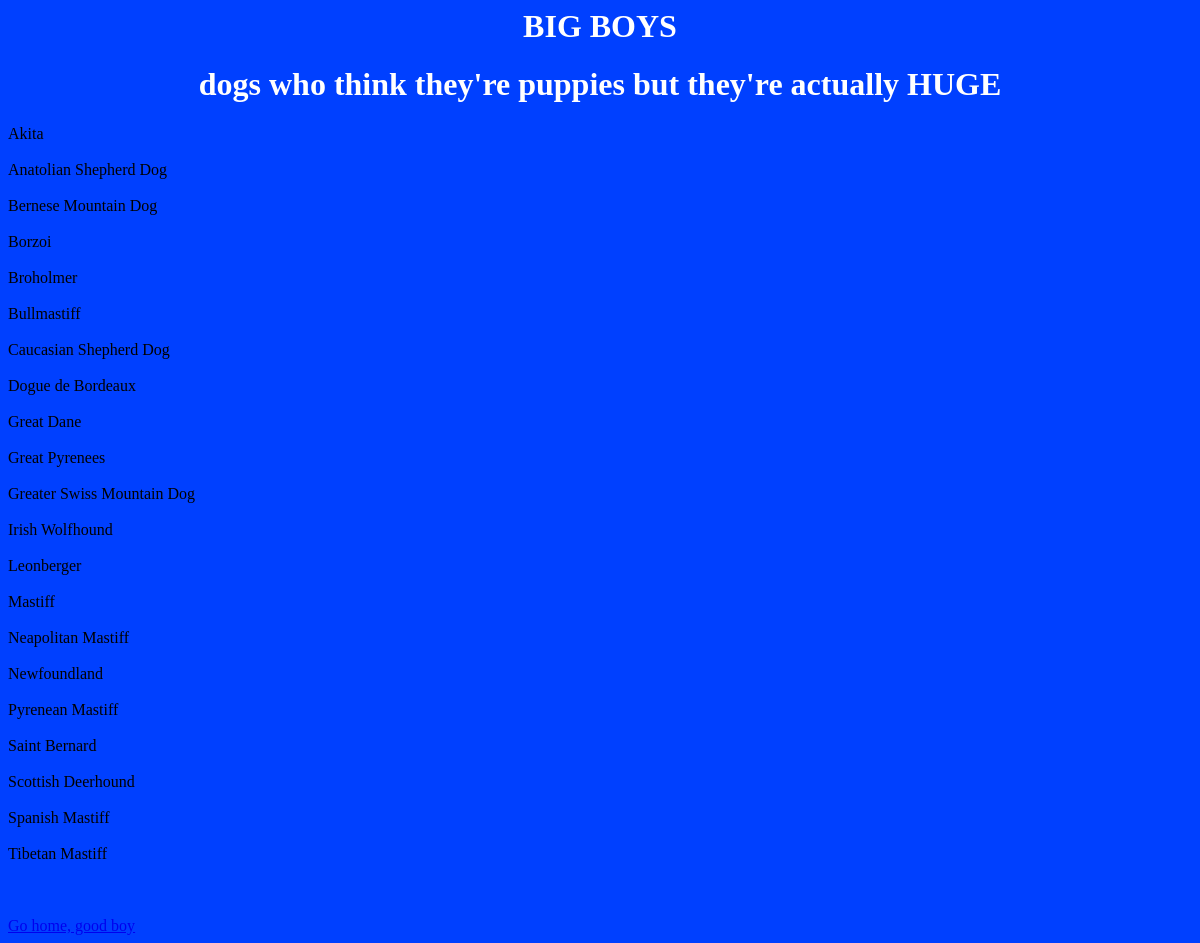
Before: /bigboys with the older database file.
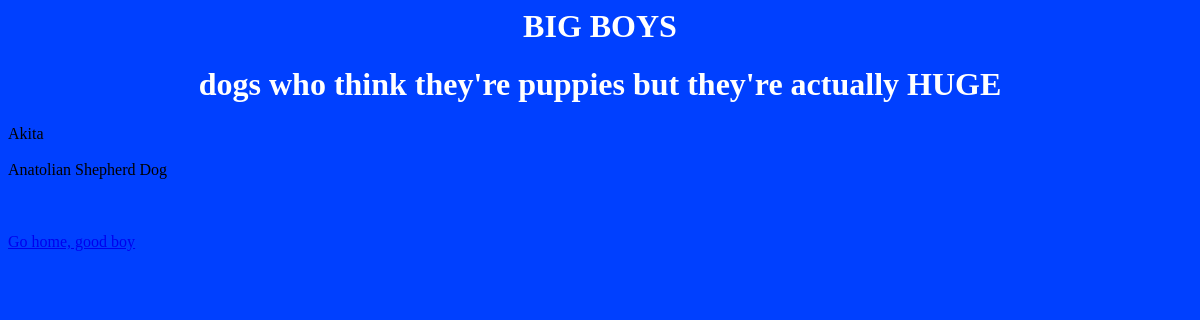
After: the same page with the newer database file.
### tables this page shows
CREATE TABLE 'Breeds' (
        'BreedName' TEXT,
        'Group_Id' INTEGER,
        'ActivityLevel_Id' INTEGER,
        'BarkingLevel_Id' TEXT,
        'CoatType_Id' TEXT,
        'Shedding_Id' TEXT,
        'Size_Id' INTEGER,
        'Trainability_Id' TEXT,
        FOREIGN KEY('Size_Id') REFERENCES 'Size'('Id'),
        FOREIGN KEY('Group_Id') REFERENCES 'Group'('Id'),
        FOREIGN KEY('ActivityLevel_Id') REFERENCES 'Activity_Level'('Id'),
        FOREIGN KEY('BarkingLevel_Id') REFERENCES 'Barking_Level'('Id'),
        FOREIGN KEY('CoatType_Id') REFERENCES 'Coat_Type'('Id'),
        FOREIGN KEY('Shedding_Id') REFERENCES 'Shedding'('Id'),
        FOREIGN KEY('Trainability_Id') REFERENCES 'Trainability'('Id')
        );

### fetch_dogs.py (the view)
@app.route('/bigboys')
def bigboys():
    rows = fetch_data()
    fetch_template = {
    'res_list':rows
    }
    return render_template('bigboys.html', **fetch_template)

### fetch_dogs.py (called while the page is built)
def fetch_data():
    conn = sqlite3.connect(DBNAME)
    cur = conn.cursor()
    results = cur.execute('SELECT * FROM Breeds WHERE Size_Id=5 ORDER BY BreedName')
    res_list = results.fetchall()
    return res_list
    conn.close()

### templates/bigboys.html (shortened to what this page needs)
<link rel="stylesheet" href="/static/dogs.css">
<h1>BIG BOYS</h1>
<h1>dogs who think they're puppies but they're actually HUGE</h1>
         <html>
            <body>
            </body>
         </html>
{% for dog in res_list %}
<tr>
  <td>{{dog[0]}}</td>
  <br/><br/>
</tr>
{% endfor %}
<br/><br/><a href='/'>Go home, good boy</a>

### static/dogs.css (style rules this page uses)
body { background-color: rgb(0, 64, 255); font-family: “Georgia”; }
h1 { text-align: center; color:white; }

Changed rows visible on the page:
removed Breeds: BreedName "Bernese Mountain Dog"
removed Breeds: BreedName "Borzoi"
removed Breeds: BreedName "Broholmer"
removed Breeds: BreedName "Bullmastiff"
removed Breeds: BreedName "Caucasian Shepherd Dog"
removed Breeds: BreedName "Dogue de Bordeaux"
removed Breeds: BreedName "Great Dane"
removed Breeds: BreedName "Great Pyrenees"
removed Breeds: BreedName "Greater Swiss Mountain Dog"
removed Breeds: BreedName "Irish Wolfhound"
removed Breeds: BreedName "Leonberger"
removed Breeds: BreedName "Mastiff"
removed Breeds: BreedName "Neapolitan Mastiff"
removed Breeds: BreedName "Newfoundland"
removed Breeds: BreedName "Pyrenean Mastiff"
removed Breeds: BreedName "Saint Bernard"
removed Breeds: BreedName "Scottish Deerhound"
removed Breeds: BreedName "Spanish Mastiff"
removed Breeds: BreedName "Tibetan Mastiff"
